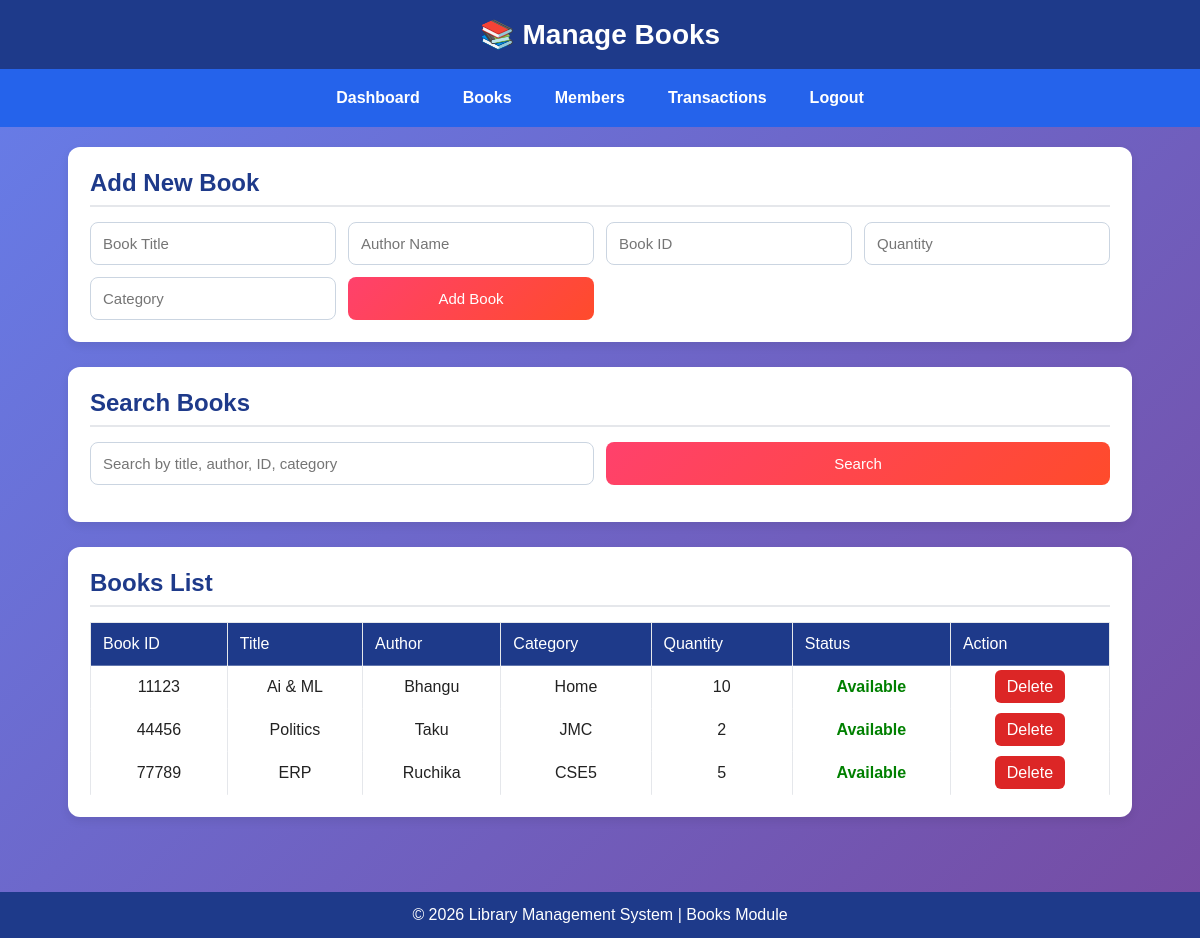
The app's page /books (signed in), older data.
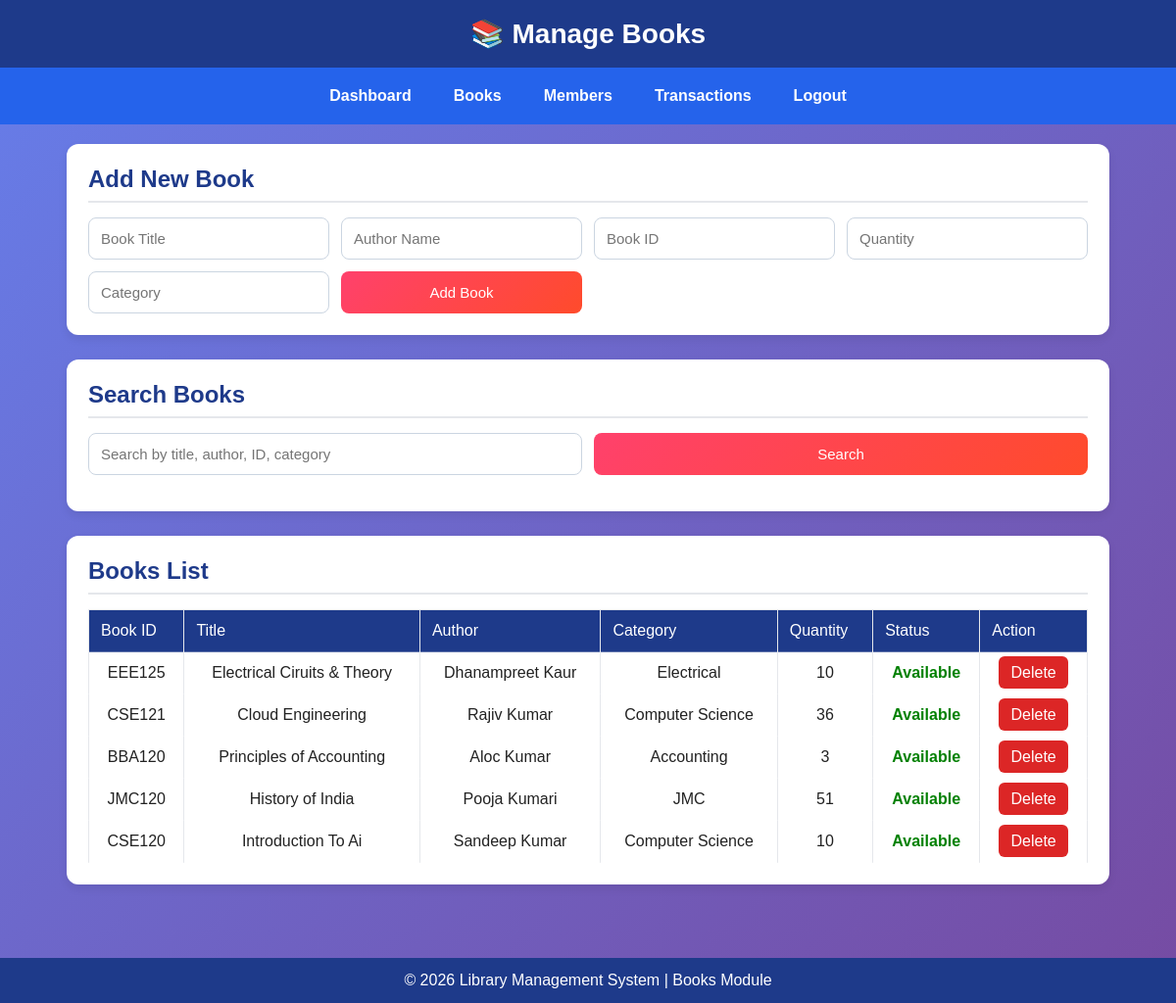
The same page, newer data.
### tables this page shows
CREATE TABLE books (
        id INTEGER PRIMARY KEY AUTOINCREMENT,
        book_id TEXT UNIQUE,
        title TEXT,
        author TEXT,
        category TEXT,
        quantity INTEGER DEFAULT 1
    );

### app.py (the view)
@app.route("/books")
def books():
    if not is_logged_in():
        return redirect(url_for("login"))
    search = request.args.get("search", "").strip()
    conn = get_db_connection()
    if search:
        books = conn.execute("""
            SELECT * FROM books
            WHERE title LIKE ? OR author LIKE ? OR book_id LIKE ? OR category LIKE ?
        """, (f"%{search}%",)*4).fetchall()
    else:
        books = conn.execute("SELECT * FROM books ORDER BY id DESC").fetchall()
    books = [dict(book) for book in books]
    for book in books:
        book['status'] = "Available" if book['quantity'] > 0 else "Out of Stock"
    conn.close()
    return render_template("books.html", books=books, search=search)

### app.py (called while the page is built)
def get_db_connection():
    conn = sqlite3.connect(DB_NAME)
    conn.row_factory = sqlite3.Row
    return conn

def is_logged_in():
    return "user" in session

### templates/books.html (shortened to what this page needs)
<!DOCTYPE html>
<html lang="en">
<head>
  <link rel="stylesheet" href="{{ url_for('static', filename='style.css') }}">
</head>
<body>
  <header>📚 Manage Books</header>
  <nav>
    <a href="/dashboard">Dashboard</a>
    <a href="/books">Books</a>
    <a href="/members">Members</a>
    <a href="/transactions">Transactions</a>
    <a href="/logout">Logout</a>
  </nav>
  <div class="container">
    <section class="section">
      <h2>Add New Book</h2>
      <form action="/add_book" method="POST">
        <input type="text" name="title" placeholder="Book Title" required>
        <input type="text" name="author" placeholder="Author Name" required>
        <input type="text" name="book_id" placeholder="Book ID" required>
        <input type="number" name="quantity" placeholder="Quantity" min="1" required>
        <input type="text" name="category" placeholder="Category" required>
        <button type="submit">Add Book</button>
      </form>
    </section>
    <section class="section">
      <h2>Search Books</h2>
      <form class="search-form" action="/books" method="GET">
        <input type="text" name="search" placeholder="Search by title, author, ID, category" value="{{ search }}">
        <button type="submit">Search</button>
      </form>
    </section>
    <section class="section">
      <h2>Books List</h2>
      <table>
        <thead>
          <tr>
  <th>Book ID</th>
  <th>Title</th>
  <th>Author</th>
  <th>Category</th>
  <th>Quantity</th>
  <th>Status</th>
  <th>Action</th>
</tr>
        </thead>
        <tbody>
          {% for book in books %}
          <tr>
            <td>{{ book.book_id }}</td>
            <td>{{ book.title }}</td>
            <td>{{ book.author }}</td>
            <td>{{ book.category }}</td>
            <td>{{ book.quantity }}</td>
            <td class="{{ 'status-available' if book.status == 'Available' else 'status-issued' }}">
              {{ book.status }}
            </td>
            <td>
              <a class="delete-btn" href="/delete_book/{{ book.book_id }}">Delete</a>
            </td>
          </tr>
          {% endfor %}
        </tbody>
      </table>
    </section>
  </div>
  <footer>© 2026 Library Management System | Books Module</footer>
</body>
</html>

Row changes from the older to the newer data that the page shows:
removed books: book_id "44456", title "Politics", author "Taku", category "JMC", quantity "2", status "Available"
removed books: book_id "77789", title "ERP", author "Ruchika", category "CSE5", quantity "5", status "Available"
changed books: book_id "11123" → "EEE125"; title "Ai & ML" → "Electrical Ciruits & Theory"; author "Bhangu" → "Dhanampreet Kaur"; category "Home" → "Electrical"
added books: book_id "CSE121", title "Cloud Engineering", author "Rajiv Kumar", category "Computer Science", quantity "36", status "Available"
added books: book_id "BBA120", title "Principles of Accounting", author "Aloc Kumar", category "Accounting", quantity "3", status "Available"
added books: book_id "JMC120", title "History of India", author "Pooja Kumari", category "JMC", quantity "51", status "Available"
added books: book_id "CSE120", title "Introduction To Ai", author "Sandeep Kumar", category "Computer Science", quantity "10", status "Available"
